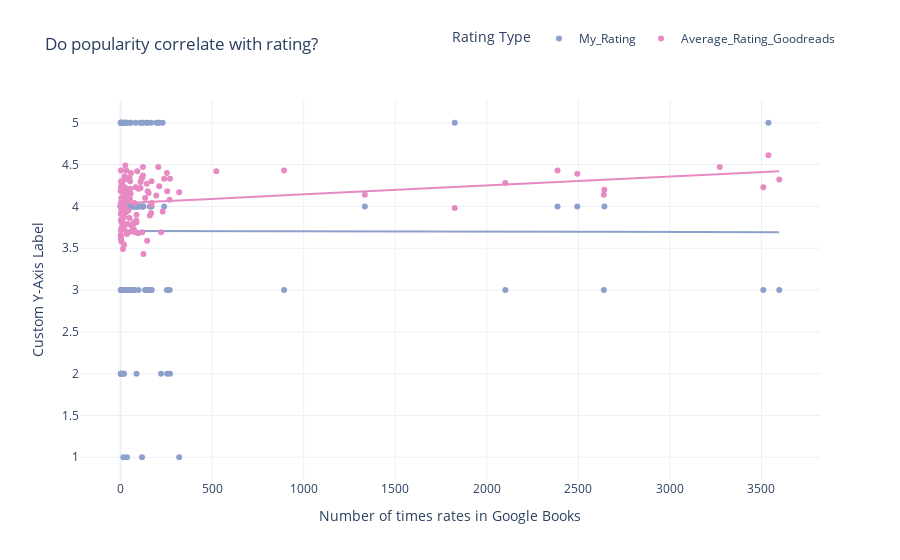

Notebook source saved alongside this figure:
### Markdown cell above
## Scatter plot rating count and ratings

### Code cell
# Create scatter plot
import plotly.express as px
import plotly.graph_objects as go
df = myreads 
df['My_Rating'] = df['My_Rating'].replace(0, np.nan)
df = df.dropna(subset=['Rating_Count', 'Average_Rating_Goodreads'])
# Melt the dataframe to transform it into the desired format
melted_df = pd.melt(df[['Rating_Count', 'Average_Rating_Goodreads', 'My_Rating']], id_vars=['Rating_Count'], value_vars=['My_Rating', 'Average_Rating_Goodreads'],
                    var_name='Rating_Type', value_name='Rating')


# fig = px.scatter(melted_df, x='Rating_Count', y='Rating',color='Rating_Type', trendline="ols", title="Do popularity correlate with rating?<br>")

color_scale = px.colors.qualitative.Set2[2:8]  # Choose your desired color scale

# Create a scatter plot using Plotly Express with white template and custom colors
fig = px.scatter(
    melted_df, x='Rating_Count', y='Rating',color='Rating_Type', trendline="ols", title="Do popularity correlate with rating?<br>",
    template="plotly_white",  # Set the template to white
    color_discrete_sequence=color_scale,  # Set the color scale
    labels={"Rating_Type": "Rating", 'Average_Rating_Goodreads': "Average Rating on Goodreads"}
)
# Customize the legend
fig.update_layout(
    legend=dict(
        title='Rating Type',  # Set legend title
        orientation='h',  # Set legend orientation (horizontal)
        x=0.5,  # Adjust x position of the legend
        y=1.2,  # Adjust y position of the legend
    ),
    
    xaxis=dict(
        title='Number of times rates in Google Books',  # Set X-axis label
    ),
    
    yaxis=dict(
        title='Custom Y-Axis Label',  # Set Y-axis label
    )
)

# Show the plot
fig

### Figure 1 — Plotly figure (JSON) as saved in the notebook; plotly's stock layout.template omitted (floating-point values rounded to 4 significant figures)
{"data": [{"hovertemplate": "Rating=%{y}<br>Rating_Count=%{x}<extra></extra>", "legendgroup": "My_Rating", "marker": {"color": "rgb(141,160,203)", "symbol": "circle"}, "mode": "markers", "name": "My_Rating", "orientation": "v", "showlegend": true, "type": "scatter", "x": [1825, 2, 2494, 1334, 3538, 1, 3597, 115, 19, 125, 118, 52, 3, 18, 117, 21, 22, 1, 19, 1, 23, 143, 43, 45, 33, 3, 221, 1, 59, 1, 206, 8, 31, 86, 160, 74, 195, 122, 55, 2639, 238, 3272, 523, 3, 83, 14, 320, 13, 268, 27, 51, 38, 134, 87, 22, 24, 893, 2386, 145, 253, 87, 98, 270, 13, 79, 70, 49, 57, 5, 2, 16, 41, 230, 5, 4, 2, 3510, 122, 32, 169, 6, 211, 15, 2, 35, 170, 13, 1, 96, 10, 10, 2, 26, 31, 70, 53, 49, 10, 23, 2642, 9, 1, 14, 7, 56, 109, 109, 19, 167, 167, 1, 43, 255, 75, 40, 2101, 2, 148, 31, 91, 153, 22, 24], "xaxis": "x", "y": [5, 4, 4, 4, 5, 5, 3, 5, 4, 4, 4, 4, 4, 3, 1, 4, 5, 3, 3, 2, 5, 5, 4, 4, 5, 4, 2, 4, 4, 4, 5, 4, 3, 4, 4, 3, 5, 5, 4, 3, 4, null, null, 5, 5, 2, 1, 4, 3, 4, 5, null, 3, 2, 5, 4, 3, 4, 3, 3, 4, 3, 2, 2, 4, 4, 3, 3, 5, 2, 5, 4, 5, 4, null, null, 3, 4, 4, 4, 5, 5, 1, 5, 1, 3, 3, 4, 4, 4, 3, 2, 4, 5, 4, 4, 3, 4, 4, 4, 3, 5, 4, 2, 5, 5, 4, 2, 5, 3, 4, 4, 2, 3, 4, 3, 3, 5, 4, 4, 3, 3, 3], "yaxis": "y"}, {"hovertemplate": "<b>OLS trendline</b><br>Rating = -3.46806e-06 * Rating_Count + 3.7044<br>R<sup>2</sup>=0.000006<br><br>Rating=%{y} <b>(trend)</b><br>Rating_Count=%{x}<extra></extra>", "legendgroup": "My_Rating", "marker": {"color": "rgb(141,160,203)", "symbol": "circle"}, "mode": "lines", "name": "My_Rating", "showlegend": false, "type": "scatter", "x": [1, 1, 1, 1, 1, 1, 1, 1, 2, 2, 2, 2, 2, 3, 3, 3, 5, 5, 6, 7, 8, 9, 10, 10, 10, 13, 13, 13, 14, 14, 15, 16, 18, 19, 19, 19, 21, 22, 22, 22, 23, 23, 24, 24, 26, 27, 31, 31, 31, 32, 33, 35, 40, 41, 43, 43, 45, 49, 49, 51, 52, 53, 55, 56, 57, 59, 70, 70, 74, 75, 79, 83, 86, 87, 87, 91, 96, 98, 109, 109, 115, 117, 118, 122, 122, 125, 134, 143, 145, 148, 153, 160, 167, 167, 169, 170, 195, 206, 211, 221, 230, 238, 253, 255, 268, 270, 320, 893, 1334, 1825, 2101, 2386, 2494, 2639, 2642, 3510, 3538, 3597], "xaxis": "x", "y": [3.704, 3.704, 3.704, 3.704, 3.704, 3.704, 3.704, 3.704, 3.704, 3.704, 3.704, 3.704, 3.704, 3.704, 3.704, 3.704, 3.704, 3.704, 3.704, 3.704, 3.704, 3.704, 3.704, 3.704, 3.704, 3.704, 3.704, 3.704, 3.704, 3.704, 3.704, 3.704, 3.704, 3.704, 3.704, 3.704, 3.704, 3.704, 3.704, 3.704, 3.704, 3.704, 3.704, 3.704, 3.704, 3.704, 3.704, 3.704, 3.704, 3.704, 3.704, 3.704, 3.704, 3.704, 3.704, 3.704, 3.704, 3.704, 3.704, 3.704, 3.704, 3.704, 3.704, 3.704, 3.704, 3.704, 3.704, 3.704, 3.704, 3.704, 3.704, 3.704, 3.704, 3.704, 3.704, 3.704, 3.704, 3.704, 3.704, 3.704, 3.704, 3.704, 3.704, 3.704, 3.704, 3.704, 3.704, 3.704, 3.704, 3.704, 3.704, 3.704, 3.704, 3.704, 3.704, 3.704, 3.704, 3.704, 3.704, 3.704, 3.704, 3.704, 3.704, 3.704, 3.703, 3.703, 3.703, 3.701, 3.7, 3.698, 3.697, 3.696, 3.696, 3.695, 3.695, 3.692, 3.692, 3.692], "yaxis": "y"}, {"hovertemplate": "Rating=%{y}<br>Rating_Count=%{x}<extra></extra>", "legendgroup": "Average_Rating_Goodreads", "marker": {"color": "rgb(231,138,195)", "symbol": "circle"}, "mode": "markers", "name": "Average_Rating_Goodreads", "orientation": "v", "showlegend": true, "type": "scatter", "x": [1825, 2, 2494, 1334, 3538, 1, 3597, 115, 19, 125, 118, 52, 3, 18, 117, 21, 22, 1, 19, 1, 23, 143, 43, 45, 33, 3, 221, 1, 59, 1, 206, 8, 31, 86, 160, 74, 195, 122, 55, 2639, 238, 3272, 523, 3, 83, 14, 320, 13, 268, 27, 51, 38, 134, 87, 22, 24, 893, 2386, 145, 253, 87, 98, 270, 13, 79, 70, 49, 57, 5, 2, 16, 41, 230, 5, 4, 2, 3510, 122, 32, 169, 6, 211, 15, 2, 35, 170, 13, 1, 96, 10, 10, 2, 26, 31, 70, 53, 49, 10, 23, 2642, 9, 1, 14, 7, 56, 109, 109, 19, 167, 167, 1, 43, 255, 75, 40, 2101, 2, 148, 31, 91, 153, 22, 24], "xaxis": "x", "y": [3.98, 3.65, 4.39, 4.14, 4.61, 4.19, 4.32, 4.33, 3.87, 3.43, 3.69, 4.3, 3.82, 4.12, 4.34, 3.97, 3.72, 3.64, 4.17, 4.02, 4.32, 4.27, 3.95, 4.12, 4.06, 4.05, 3.69, 4.01, 3.77, 4, 4.47, 3.76, 3.93, 3.83, 3.89, 3.72, 4.13, 4.47, 4.15, 4.14, 4.33, 4.47, 4.42, 4.3, 4.23, 4.22, 4.17, 3.49, 4.08, 4.34, 4.09, 3.79, 4.1, 3.81, 4.33, 3.99, 4.43, 4.43, 3.59, 4.4, 3.9, 4.21, 4.33, 3.8, 3.69, 3.79, 3.86, 4.4, 3.58, 3.72, 3.76, 4.06, 3.94, 3.95, 4.1, 4.23, 4.23, 4.37, 4.21, 4.3, 4.27, 4.24, 4.07, 3.61, 3.67, 4.04, 4.17, 3.91, 3.68, 4.18, 3.82, 4.43, 4.49, 4.43, 3.8, 4.21, 4.34, 4.09, 4.23, 4.2, 4.28, 4.18, 4.07, 3.75, 3.7, 4.22, 4.29, 3.54, 4.02, 3.92, 3.66, 4.16, 4.18, 4.04, 4.12, 4.28, 3.84, 4.18, 4.34, 4.42, 4.16, 4.36, 4.15], "yaxis": "y"}, {"hovertemplate": "<b>OLS trendline</b><br>Rating = 0.000106992 * Rating_Count + 4.03665<br>R<sup>2</sup>=0.100508<br><br>Rating=%{y} <b>(trend)</b><br>Rating_Count=%{x}<extra></extra>", "legendgroup": "Average_Rating_Goodreads", "marker": {"color": "rgb(231,138,195)", "symbol": "circle"}, "mode": "lines", "name": "Average_Rating_Goodreads", "showlegend": false, "type": "scatter", "x": [1, 1, 1, 1, 1, 1, 1, 1, 2, 2, 2, 2, 2, 2, 3, 3, 3, 4, 5, 5, 6, 7, 8, 9, 10, 10, 10, 13, 13, 13, 14, 14, 15, 16, 18, 19, 19, 19, 21, 22, 22, 22, 23, 23, 24, 24, 26, 27, 31, 31, 31, 32, 33, 35, 38, 40, 41, 43, 43, 45, 49, 49, 51, 52, 53, 55, 56, 57, 59, 70, 70, 74, 75, 79, 83, 86, 87, 87, 91, 96, 98, 109, 109, 115, 117, 118, 122, 122, 125, 134, 143, 145, 148, 153, 160, 167, 167, 169, 170, 195, 206, 211, 221, 230, 238, 253, 255, 268, 270, 320, 523, 893, 1334, 1825, 2101, 2386, 2494, 2639, 2642, 3272, 3510, 3538, 3597], "xaxis": "x", "y": [4.037, 4.037, 4.037, 4.037, 4.037, 4.037, 4.037, 4.037, 4.037, 4.037, 4.037, 4.037, 4.037, 4.037, 4.037, 4.037, 4.037, 4.037, 4.037, 4.037, 4.037, 4.037, 4.038, 4.038, 4.038, 4.038, 4.038, 4.038, 4.038, 4.038, 4.038, 4.038, 4.038, 4.038, 4.039, 4.039, 4.039, 4.039, 4.039, 4.039, 4.039, 4.039, 4.039, 4.039, 4.039, 4.039, 4.039, 4.04, 4.04, 4.04, 4.04, 4.04, 4.04, 4.04, 4.041, 4.041, 4.041, 4.041, 4.041, 4.041, 4.042, 4.042, 4.042, 4.042, 4.042, 4.043, 4.043, 4.043, 4.043, 4.044, 4.044, 4.045, 4.045, 4.045, 4.046, 4.046, 4.046, 4.046, 4.046, 4.047, 4.047, 4.048, 4.048, 4.049, 4.049, 4.049, 4.05, 4.05, 4.05, 4.051, 4.052, 4.052, 4.052, 4.053, 4.054, 4.055, 4.055, 4.055, 4.055, 4.058, 4.059, 4.059, 4.06, 4.061, 4.062, 4.064, 4.064, 4.065, 4.066, 4.071, 4.093, 4.132, 4.179, 4.232, 4.261, 4.292, 4.303, 4.319, 4.319, 4.387, 4.412, 4.415, 4.421], "yaxis": "y"}], "layout": {"legend": {"orientation": "h", "title": {"text": "Rating Type"}, "tracegroupgap": 0, "x": 0.5, "y": 1.2}, "title": {"text": "Do popularity correlate with rating?<br>"}, "xaxis": {"anchor": "y", "domain": [0, 1], "title": {"text": "Number of times rates in Google Books"}}, "yaxis": {"anchor": "x", "domain": [0, 1], "title": {"text": "Custom Y-Axis Label"}}}}
